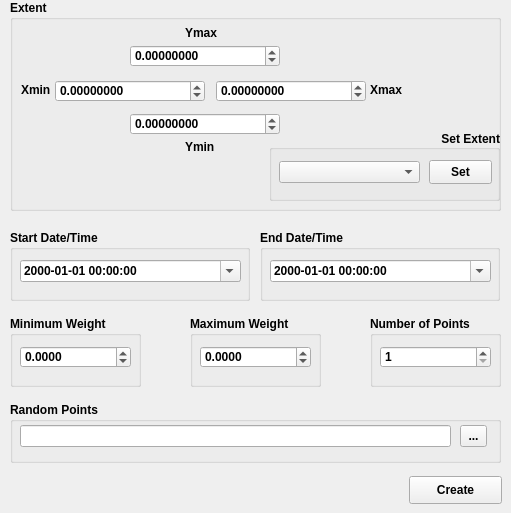
   <widget class="QWidget" name="tab">
    <attribute name="title">
     <string>Simulation</string>
    </attribute>
    <widget class="QPushButton" name="btn_createRandom">
     <property name="geometry">
      <rect>
       <x>409</x>
       <y>476</y>
       <width>93</width>
       <height>28</height>
      </rect>
     </property>
     <property name="font">
      <font>
       <weight>75</weight>
       <bold>true</bold>
      </font>
     </property>
     <property name="text">
      <string>Create</string>
     </property>
    </widget>
    <widget class="QGroupBox" name="groupBox_8">
     <property name="geometry">
      <rect>
       <x>10</x>
       <y>0</y>
       <width>491</width>
       <height>211</height>
      </rect>
     </property>
     <property name="font">
      <font>
       <weight>75</weight>
       <bold>true</bold>
      </font>
     </property>
     <property name="title">
      <string>Extent</string>
     </property>
     <widget class="QLabel" name="label_11">
      <property name="geometry">
       <rect>
        <x>360</x>
        <y>80</y>
        <width>41</width>
        <height>20</height>
       </rect>
      </property>
      <property name="font">
       <font>
        <weight>75</weight>
        <bold>true</bold>
       </font>
      </property>
      <property name="text">
       <string>Xmax</string>
      </property>
     </widget>
     <widget class="QLabel" name="label_12">
      <property name="geometry">
       <rect>
        <x>175</x>
        <y>137</y>
        <width>41</width>
        <height>20</height>
       </rect>
      </property>
      <property name="font">
       <font>
        <weight>75</weight>
        <bold>true</bold>
       </font>
      </property>
      <property name="text">
       <string>Ymin</string>
      </property>
     </widget>
     <widget class="QDoubleSpinBox" name="spn_xmin">
      <property name="geometry">
       <rect>
        <x>45</x>
        <y>80</y>
        <width>150</width>
        <height>22</height>
       </rect>
      </property>
      <property name="statusTip">
       <string/>
      </property>
      <property name="decimals">
       <number>8</number>
      </property>
      <property name="minimum">
       <double>-999999999999999983222784.000000000000000</double>
      </property>
      <property name="maximum">
       <double>999999999999999983222784.000000000000000</double>
      </property>
     </widget>
     <widget class="QLabel" name="label_10">
      <property name="geometry">
       <rect>
        <x>11</x>
        <y>80</y>
        <width>31</width>
        <height>20</height>
       </rect>
      </property>
      <property name="font">
       <font>
        <weight>75</weight>
        <bold>true</bold>
       </font>
      </property>
      <property name="text">
       <string>Xmin</string>
      </property>
     </widget>
     <widget class="QDoubleSpinBox" name="spn_ymin">
      <property name="geometry">
       <rect>
        <x>120</x>
        <y>113</y>
        <width>150</width>
        <height>22</height>
       </rect>
      </property>
      <property name="decimals">
       <number>8</number>
      </property>
      <property name="minimum">
       <double>-10000000000000000905969664.000000000000000</double>
      </property>
      <property name="maximum">
       <double>100000000000000004764729344.000000000000000</double>
      </property>
     </widget>
     <widget class="QDoubleSpinBox" name="spn_xmax">
      <property name="geometry">
       <rect>
        <x>206</x>
        <y>80</y>
        <width>150</width>
        <height>22</height>
       </rect>
      </property>
      <property name="decimals">
       <number>8</number>
      </property>
      <property name="minimum">
       <double>-1000000000000000013287555072.000000000000000</double>
      </property>
      <property name="maximum">
       <double>99999999999999991433150857216.000000000000000</double>
      </property>
     </widget>
     <widget class="QDoubleSpinBox" name="spn_ymax">
      <property name="geometry">
       <rect>
        <x>120</x>
        <y>45</y>
        <width>150</width>
        <height>22</height>
       </rect>
      </property>
      <property name="decimals">
       <number>8</number>
      </property>
      <property name="minimum">
       <double>-10000000000000000905969664.000000000000000</double>
      </property>
      <property name="maximum">
       <double>1000000000000000019884624838656.000000000000000</double>
      </property>
     </widget>
     <widget class="QLabel" name="label_13">
      <property name="geometry">
       <rect>
        <x>175</x>
        <y>23</y>
        <width>41</width>
        <height>20</height>
       </rect>
      </property>
      <property name="font">
       <font>
        <weight>75</weight>
        <bold>true</bold>
       </font>
      </property>
      <property name="text">
       <string>Ymax</string>
      </property>
     </widget>
     <widget class="QGroupBox" name="groupBox_15">
      <property name="geometry">
       <rect>
        <x>259</x>
        <y>130</y>
        <width>231</width>
        <height>71</height>
       </rect>
      </property>
      <property name="title">
       <string>Set Extent</string>
      </property>
      <property name="alignment">
       <set>Qt::AlignRight|Qt::AlignTrailing|Qt::AlignVCenter</set>
      </property>
      <widget class="QComboBox" name="cb_extent_list">
       <property name="geometry">
        <rect>
         <x>10</x>
         <y>31</y>
         <width>141</width>
         <height>22</height>
        </rect>
       </property>
      </widget>
      <widget class="QPushButton" name="btn_getExtent">
       <property name="geometry">
        <rect>
         <x>160</x>
         <y>30</y>
         <width>63</width>
         <height>24</height>
        </rect>
       </property>
       <property name="text">
        <string>Set</string>
       </property>
      </widget>
     </widget>
    </widget>
    <widget class="QGroupBox" name="groupBox_9">
     <property name="geometry">
      <rect>
       <x>10</x>
       <y>230</y>
       <width>240</width>
       <height>71</height>
      </rect>
     </property>
     <property name="font">
      <font>
       <weight>75</weight>
       <bold>true</bold>
      </font>
     </property>
     <property name="title">
      <string>Start Date/Time</string>
     </property>
     <widget class="QDateTimeEdit" name="dt_startTime">
      <property name="geometry">
       <rect>
        <x>10</x>
        <y>30</y>
        <width>221</width>
        <height>22</height>
       </rect>
      </property>
      <property name="showGroupSeparator" stdset="0">
       <bool>false</bool>
      </property>
      <property name="dateTime">
       <datetime>
        <hour>0</hour>
        <minute>0</minute>
        <second>0</second>
        <year>2000</year>
        <month>1</month>
        <day>1</day>
       </datetime>
      </property>
      <property name="time">
       <time>
        <hour>0</hour>
        <minute>0</minute>
        <second>0</second>
       </time>
      </property>
      <property name="currentSection">
       <enum>QDateTimeEdit::YearSection</enum>
      </property>
      <property name="displayFormat">
       <string>yyyy-MM-dd HH:mm:ss</string>
      </property>
      <property name="calendarPopup">
       <bool>true</bool>
      </property>
     </widget>
    </widget>
    <widget class="QGroupBox" name="groupBox_10">
     <property name="geometry">
      <rect>
       <x>260</x>
       <y>230</y>
       <width>240</width>
       <height>71</height>
      </rect>
     </property>
     <property name="font">
      <font>
       <weight>75</weight>
       <bold>true</bold>
      </font>
     </property>
     <property name="title">
      <string>End Date/Time</string>
     </property>
     <widget class="QDateTimeEdit" name="dt_endTime">
      <property name="geometry">
       <rect>
        <x>10</x>
        <y>30</y>
        <width>221</width>
        <height>22</height>
       </rect>
      </property>
      <property name="showGroupSeparator" stdset="0">
       <bool>false</bool>
      </property>
      <property name="dateTime">
       <datetime>
        <hour>0</hour>
        <minute>0</minute>
        <second>0</second>
        <year>2000</year>
        <month>1</month>
        <day>1</day>
       </datetime>
      </property>
      <property name="time">
       <time>
        <hour>0</hour>
        <minute>0</minute>
        <second>0</second>
       </time>
      </property>
      <property name="currentSection">
       <enum>QDateTimeEdit::YearSection</enum>
      </property>
      <property name="displayFormat">
       <string>yyyy-MM-dd HH:mm:ss</string>
      </property>
      <property name="calendarPopup">
       <bool>true</bool>
      </property>
     </widget>
    </widget>
    <widget class="QGroupBox" name="groupBox_11">
     <property name="geometry">
      <rect>
       <x>10</x>
       <y>316</y>
       <width>131</width>
       <height>71</height>
      </rect>
     </property>
     <property name="font">
      <font>
       <weight>75</weight>
       <bold>true</bold>
      </font>
     </property>
     <property name="title">
      <string>Minimum Weight</string>
     </property>
     <widget class="QDoubleSpinBox" name="spn_wmin">
      <property name="geometry">
       <rect>
        <x>10</x>
        <y>30</y>
        <width>111</width>
        <height>22</height>
       </rect>
      </property>
      <property name="decimals">
       <number>4</number>
      </property>
      <property name="minimum">
       <double>-999999999999999983222784.000000000000000</double>
      </property>
      <property name="maximum">
       <double>999999999999999983222784.000000000000000</double>
      </property>
     </widget>
    </widget>
    <widget class="QGroupBox" name="groupBox_13">
     <property name="geometry">
      <rect>
       <x>10</x>
       <y>402</y>
       <width>491</width>
       <height>61</height>
      </rect>
     </property>
     <property name="font">
      <font>
       <weight>75</weight>
       <bold>true</bold>
      </font>
     </property>
     <property name="title">
      <string>Random Points</string>
     </property>
     <widget class="QLineEdit" name="ln_output4">
      <property name="geometry">
       <rect>
        <x>10</x>
        <y>23</y>
        <width>431</width>
        <height>22</height>
       </rect>
      </property>
     </widget>
     <widget class="QToolButton" name="btn_browse4">
      <property name="geometry">
       <rect>
        <x>450</x>
        <y>23</y>
        <width>27</width>
        <height>22</height>
       </rect>
      </property>
      <property name="text">
       <string>...</string>
      </property>
     </widget>
    </widget>
    <widget class="QGroupBox" name="groupBox_12">
     <property name="geometry">
      <rect>
       <x>190</x>
       <y>316</y>
       <width>131</width>
       <height>71</height>
      </rect>
     </property>
     <property name="font">
      <font>
       <weight>75</weight>
       <bold>true</bold>
      </font>
     </property>
     <property name="title">
      <string>Maximum Weight</string>
     </property>
     <widget class="QDoubleSpinBox" name="spn_wmax">
      <property name="geometry">
       <rect>
        <x>10</x>
        <y>30</y>
        <width>111</width>
        <height>22</height>
       </rect>
      </property>
      <property name="decimals">
       <number>4</number>
      </property>
      <property name="minimum">
       <double>-999999999999999983222784.000000000000000</double>
      </property>
      <property name="maximum">
       <double>999999999999999983222784.000000000000000</double>
      </property>
     </widget>
    </widget>
    <widget class="QGroupBox" name="groupBox_14">
     <property name="geometry">
      <rect>
       <x>370</x>
       <y>316</y>
       <width>131</width>
       <height>71</height>
      </rect>
     </property>
     <property name="font">
      <font>
       <weight>75</weight>
       <bold>true</bold>
      </font>
     </property>
     <property name="title">
      <string>Number of Points</string>
     </property>
     <widget class="QSpinBox" name="spn_pointCount">
      <property name="geometry">
       <rect>
        <x>10</x>
        <y>30</y>
        <width>111</width>
        <height>22</height>
       </rect>
      </property>
      <property name="minimum">
       <number>1</number>
      </property>
      <property name="maximum">
       <number>999999999</number>
      </property>
     </widget>
    </widget>
   </widget>
